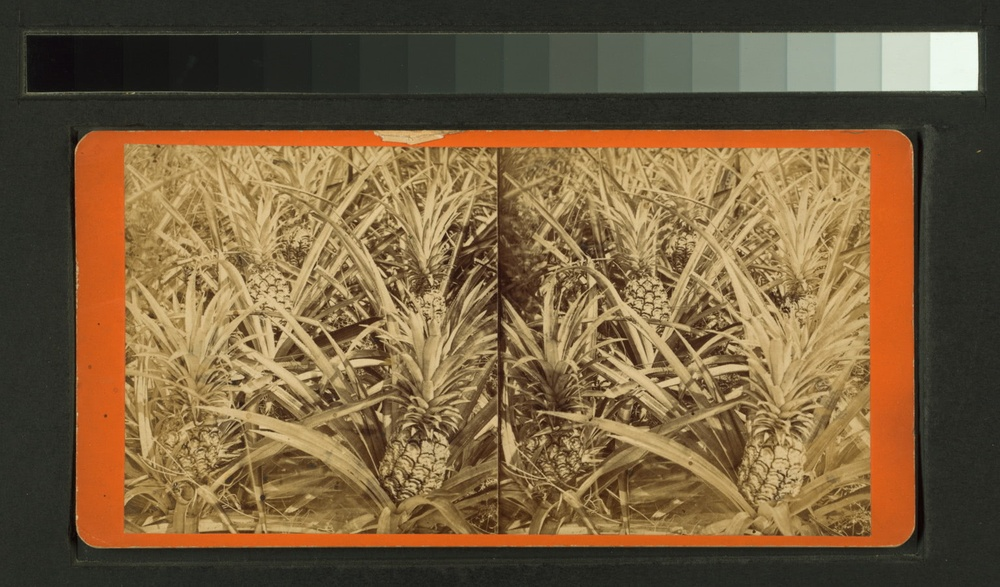
#> input picture FL/G90F121_001F.jpg, 1000 x 587 px, shrunk from 1536 x 901 before the run, given in place of G90F121_003F.jpg, which was not available
$ jupyter execute --allow-errors isolate_card.ipynb   (shell and % lines are left out)   (text cells are left out)
#> lines starting #> are read from the running program, lines starting #| are printed output that depends on the picture; after the words box and inside, x2 and y2 are one past the last pixel; in counts of white or black regions, pixels touching at a corner belong together; pictures that were not available may be replaced by others from this repository, and a replacement may not be noted
[cell 1]
from __future__ import division, absolute_import

import os
import numpy as np
import matplotlib.pyplot as plt
import matplotlib.patches as patches

from PIL import Image
from skimage import color
from skimage.filters.rank import otsu
from skimage.filters import threshold_otsu
from skimage.morphology import diamond
from skimage.morphology import binary_erosion

[cell 2]
# card = Image.open('./FL/G90F121_010F.jpg')
card = Image.open('./FL/G90F121_003F.jpg')
#> card is the input picture: PIL image 1000x587 RGB; mean R, G, B 118, 94, 62.3
# card = Image.open('./FL/G90F121_018F.jpg')

[cell 3]
test = color.rgb2yuv(card)[:, :, 2]
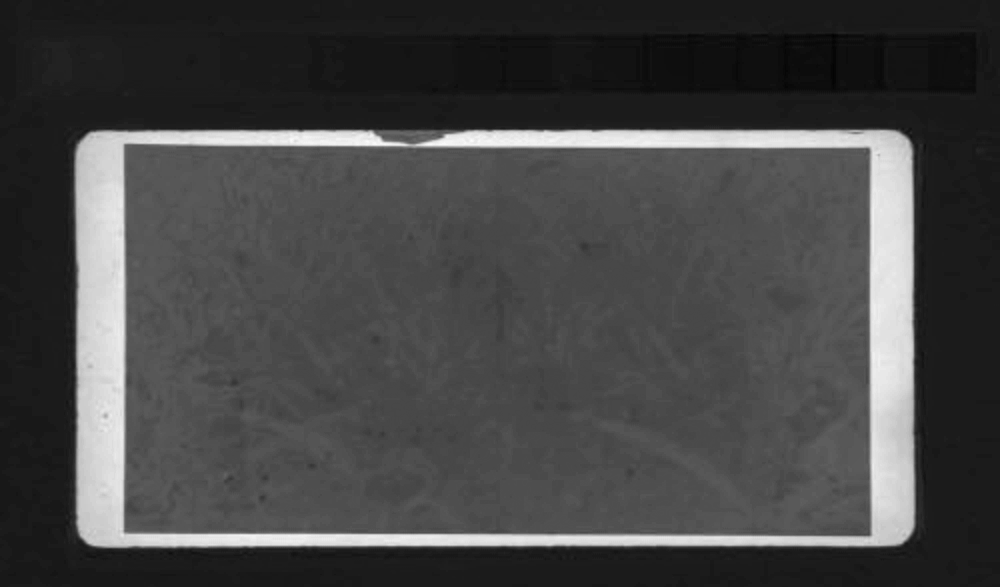
#> test: shape (587, 1000) float64; min -0.0448, max 0.368, mean 0.0704; drawn with min black and max white
plt.imshow(test)
plt.show()

[cell 4]
def xy_histograms(gray_image):
    """return histogram in x and y directions from gray_image (v from yuv colorspace)"""
    histogram_x = np.squeeze(np.dot(test.T, np.ones((test.shape[0], 1))))
#> histogram_x = 1000 values, max 133.9 at index 873, min -2.08 at index 974, mean 41.3
    histogram_y = np.squeeze(np.dot(test, np.ones((test.shape[1], 1))))
#> histogram_y = 587 values, max 268.2 at index 142, min -12.5 at index 88, mean 70.36

    return histogram_x, histogram_y


def plot_histograms(gray_image):
    """Show plot of X and Y histograms of image"""
    histogram_x, histogram_y = xy_histograms(gray_image)

    plt.subplot(1, 2, 1)
    plt.plot(histogram_x)
    plt.title('X Values')

    plt.subplot(1, 2, 2)
    plt.plot(histogram_y)
    plt.title('Y Values')

    plt.show()
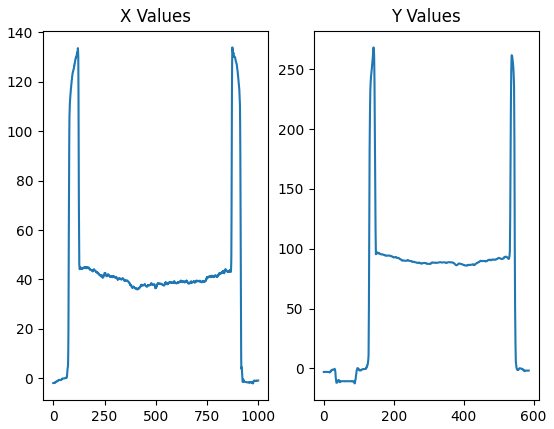
#> figure drawn by matplotlib, 2 panels; panel 1: curve peaks at x = 873, y = 133.9; panel 2: curve peaks at x = 142, y = 268.2

[cell 5]
plot_histograms(test)

[cell 6]
thresh = threshold_otsu(test)
#> thresh = 0.169
binary = test > thresh
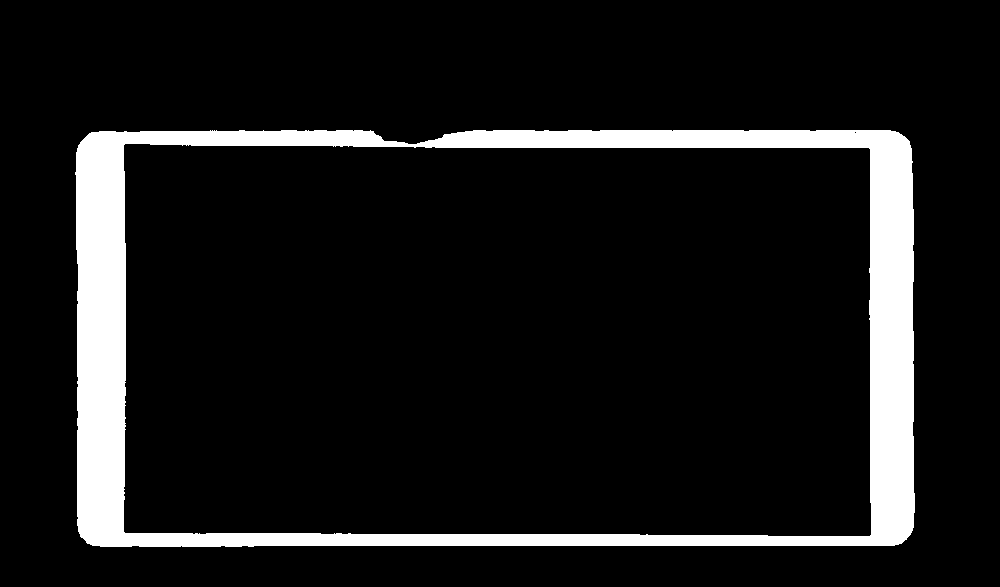
#> binary: shape (587, 1000) bool; 10% white; 1 white region, box (x1, y1, x2, y2) and area: (75, 130, 915, 547) 58412

[cell 7]
fig, axes = plt.subplots(ncols=3, figsize=(12, 3))
ax = axes.ravel()
ax[0] = plt.subplot(1, 3, 1)
ax[1] = plt.subplot(1, 3, 2)
ax[2] = plt.subplot(1, 3, 3, sharex=ax[0], sharey=ax[0])

ax[0].imshow(test, cmap=plt.cm.gray)
ax[0].set_title('Original')
ax[0].axis('off')

ax[1].hist(test.ravel(), bins=256)
ax[1].set_title('Histogram')
ax[1].axvline(thresh, color='r')

ax[2].imshow(binary, cmap=plt.cm.gray)
ax[2].set_title('Thresholded')
ax[2].axis('off')

plt.show()
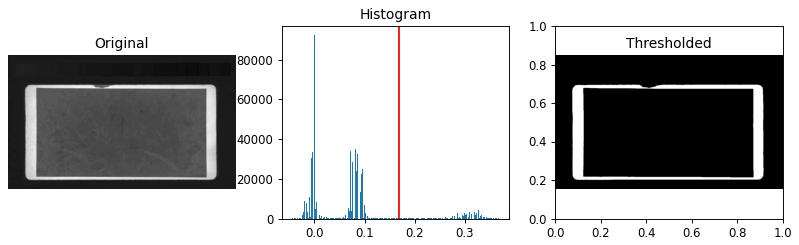
#> figure drawn by matplotlib, 3 panels; panel 2: tallest bar 92379 high, from x = -0.00119 to 0.000421

[cell 8]
plt.imshow(binary)
plt.show()

[cell 9]
selem = diamond(3)

cleaned = binary_erosion(binary, selem)
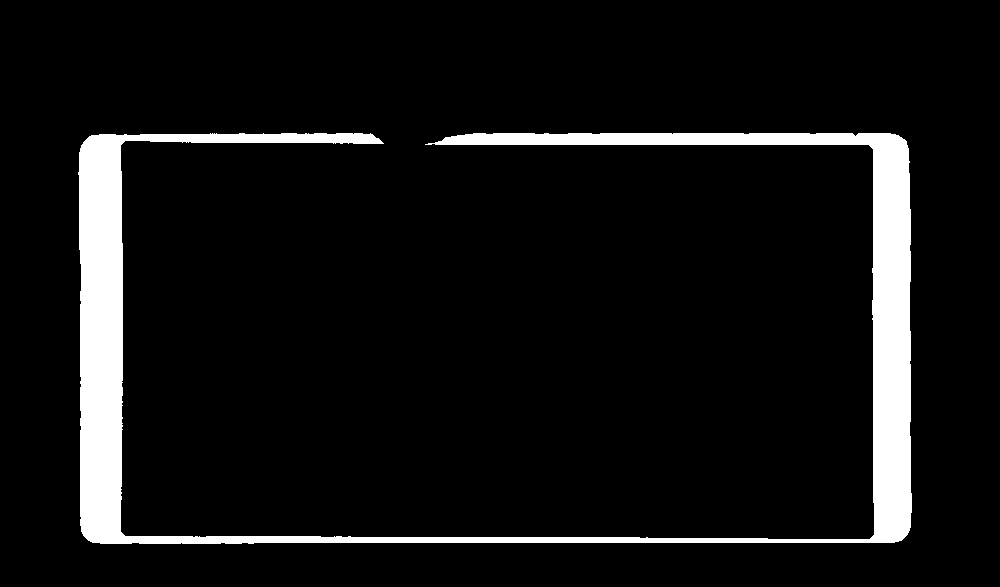
#> cleaned: shape (587, 1000) bool; 7.5% white; 1 white region, box (x1, y1, x2, y2) and area: (78, 133, 912, 544) 44311

plt.imshow(cleaned)
plt.show()

[cell 10]
def calculate_bbox(mask, empty_allowed=False):

#> called with empty_allowed = False
    histogram_y = np.squeeze(np.dot(mask, np.ones((mask.shape[1], 1))))
#> histogram_y = 587 values, max 816 at index 539, min 0 at index 0, mean 75.49
    histogram_x = np.squeeze(np.dot(mask.T, np.ones((mask.shape[0], 1))))
#> histogram_x = 1000 values, max 410 at index 100, min 0 at index 0, mean 44.31

    nonzero_y_indexes = np.squeeze(np.where(histogram_y > 0))
#> nonzero_y_indexes = 411 values from 133 to 543
    nonzero_x_indexes = np.squeeze(np.where(histogram_x > 0))
#> nonzero_x_indexes = 834 values from 78 to 911

    if empty_allowed:
        if not nonzero_y_indexes.size or not nonzero_x_indexes.size:
            # return empty for empty bounding boxes
            return None
        if nonzero_x_indexes.size == 1 or nonzero_y_indexes.size == 1:
            # return empty for single pixel wide bboxes
            return None

    assert len(nonzero_y_indexes) > 0 and len(nonzero_x_indexes) > 0, 'mask should not be empty'

    mask_height, mask_width = mask.shape
#> mask_height = 587; mask_width = 1000
    ymin = float(nonzero_y_indexes[0]) / mask_height
#> ymin = 0.227
    ymax = float(nonzero_y_indexes[-1]) / mask_height
#> ymax = 0.925
    xmin = float(nonzero_x_indexes[0]) / mask_width
#> xmin = 0.078
    xmax = float(nonzero_x_indexes[-1]) / mask_width
#> xmax = 0.911

    # make sure sane bbox values
    assert ymin >= 0.0
    assert ymin < 1.0
    assert ymax >= 0.0
    assert ymax < 1.0
    assert xmin >= 0.0
    assert xmin < 1.0
    assert xmax >= 0.0
    assert xmax < 1.0
    height = ymax - ymin
#> height = 0.698
    assert height >= 0.0
    assert height < 1.0
    width = xmax-xmin
#> width = 0.833
    assert width >= 0.0
    assert width < 1.0

    x = xmin * mask_width
#> x = 78
    y = ymin * mask_height
#> y = 133
    w = (xmax - xmin) * mask_width
#> w = 833
    h = (ymax - ymin) * mask_height
#> h = 410

    return [x, y, w, h]


def show_bbox(binary_image):

    fig, ax = plt.subplots(1)
    ax.imshow(binary_image)
    bbox = calculate_bbox(binary_image)
#> bbox = [78, 133, 833, 410]
    rect = patches.Rectangle((bbox[0], bbox[1]), bbox[2], bbox[3],
                             linewidth=1,edgecolor='r',facecolor='none')
    ax.add_patch(rect)
    plt.show()
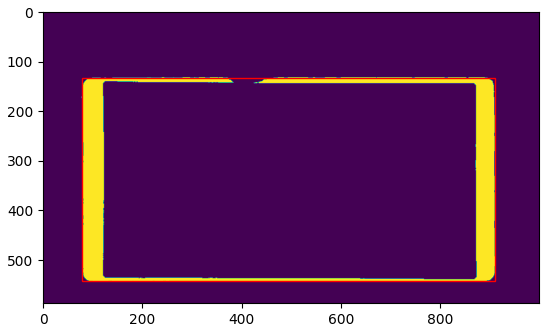
#> figure drawn by matplotlib, 1 panel

[cell 11]
show_bbox(cleaned)

#> (a cell that did not finish here is left out)

[cell 13]
import json

with open('info.json', 'r') as f:
#> (reads info.json from the repository)
    info = json.load(f)

[cell 14]
n = 1
name = info[n]['name']
bbox = info[n]['bbox']

[cell 15]
img = Image.open('./FL/{}.jpg'.format(name))
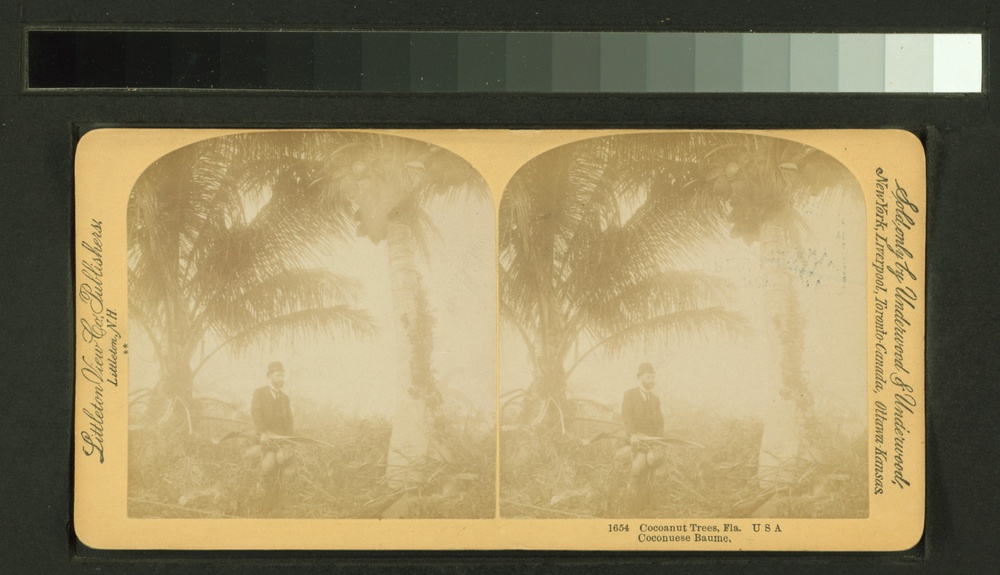
#> input picture FL/G90F121_032F.jpg, 1000 x 575 px, shrunk from 1536 x 883 before the run, given in place of G90F131_026ZF.jpg, which was not available
#> img is the input picture: PIL image 1000x575 RGB; mean R, G, B 147.2, 133.6, 97.4

bbox_tuple = (bbox[0],
              bbox[1],
              bbox[0] + bbox[2],
              bbox[1] + bbox[3])

cropped_img = img.crop(box=bbox_tuple)
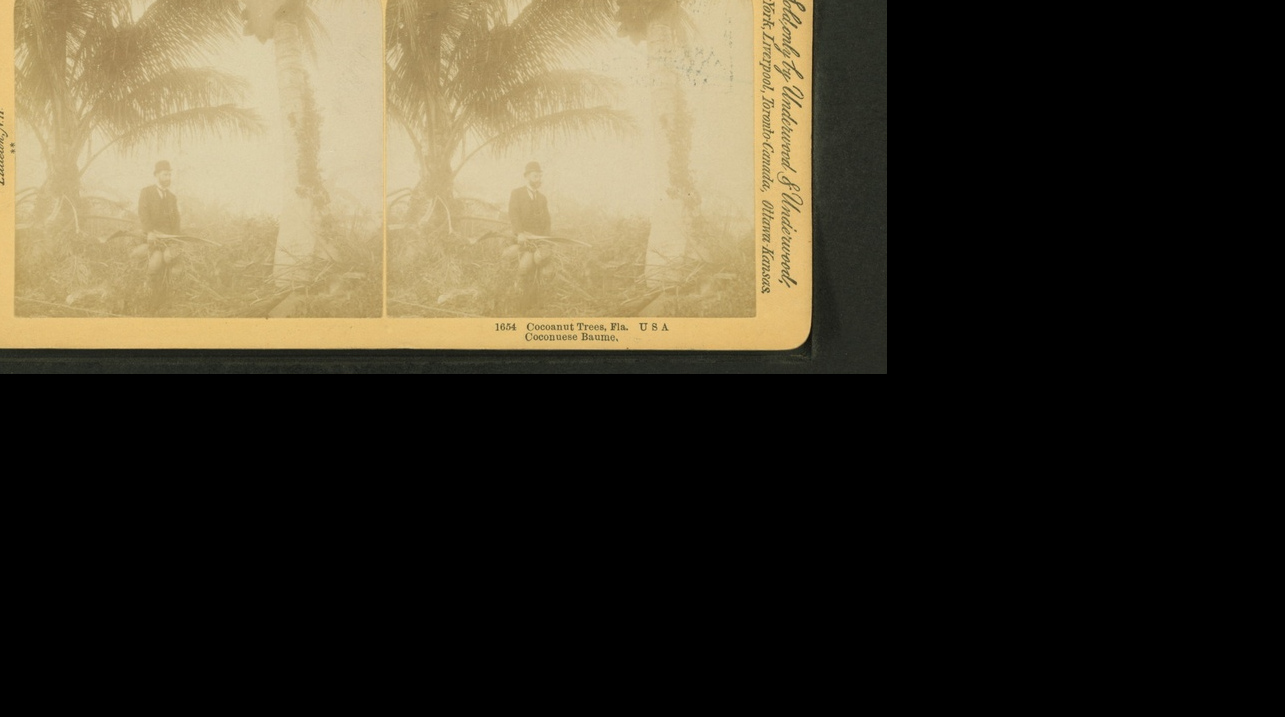
#> cropped_img: PIL image 1285x717 RGB; mean R, G, B 65.1, 58.2, 42.3
#> `cropped_img = img.crop(box=bbox_tuple)`:
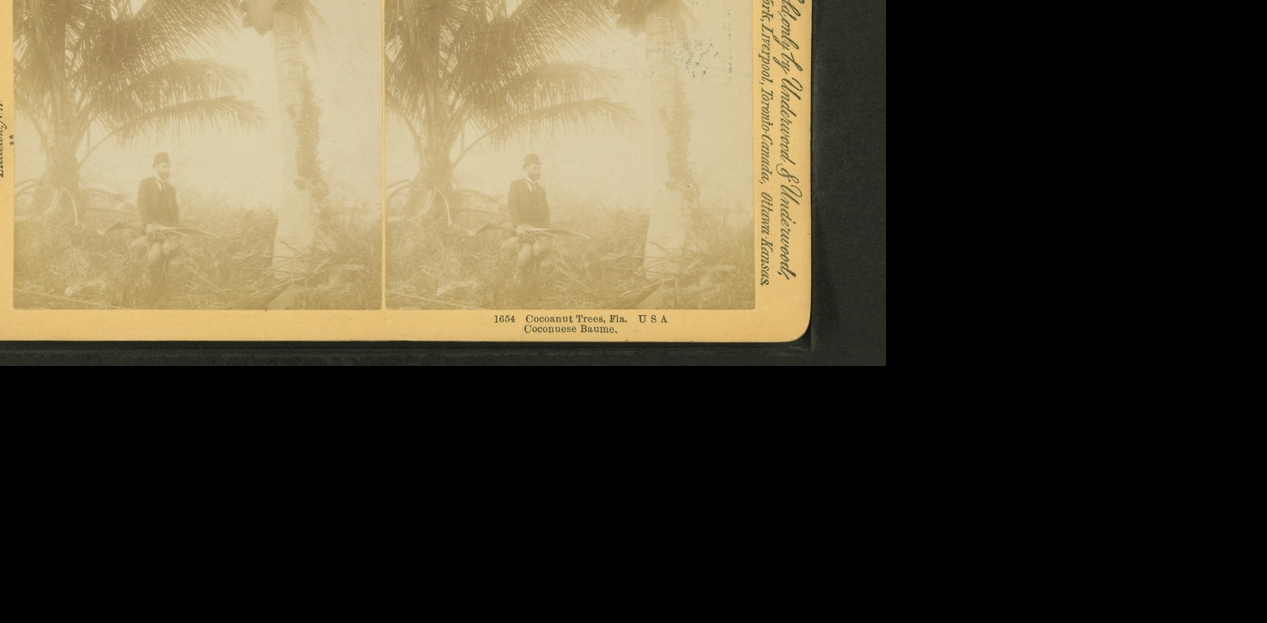
#> cropped_img: PIL image 1267x623 RGB; mean R, G, B 74.3, 66.5, 48.3

[cell 16]
plt.imshow(cropped_img)
plt.show()

#> (a cell that did not finish here is left out)
